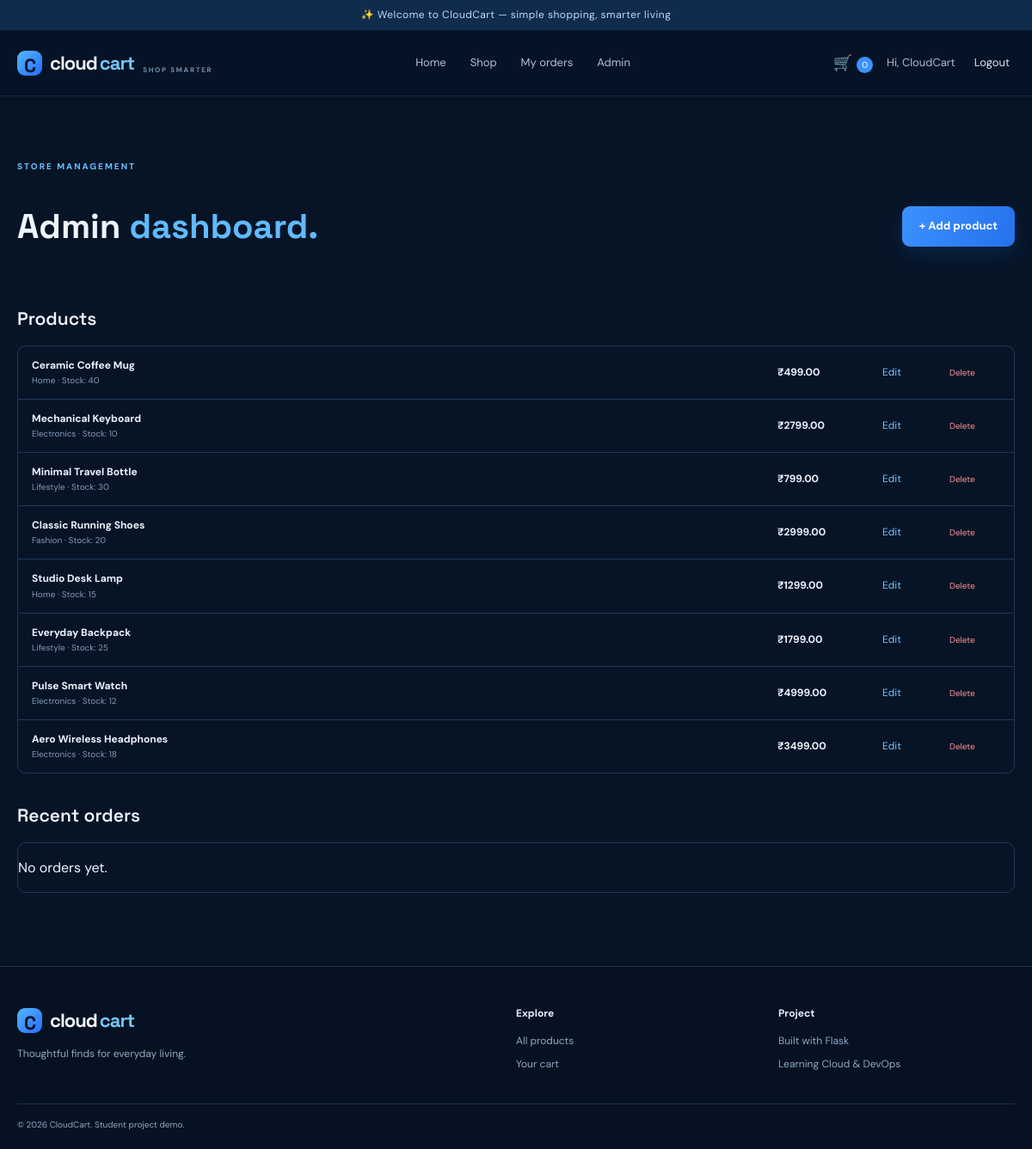
The page /admin (signed in) on the database its author committed.
### app.py (models this page shows, shortened)
class User(UserMixin, db.Model):
    id = db.Column(db.Integer, primary_key=True)
    name = db.Column(db.String(100), nullable=False)
    email = db.Column(db.String(150), unique=True, nullable=False)
    password_hash = db.Column(db.String(255), nullable=False)
    is_admin = db.Column(db.Boolean, default=False)
    orders = db.relationship("Order", backref="customer", lazy=True)

class Product(db.Model):
    id = db.Column(db.Integer, primary_key=True)
    name = db.Column(db.String(150), nullable=False)
    description = db.Column(db.Text, nullable=False)
    price = db.Column(db.Float, nullable=False)
    category = db.Column(db.String(80), nullable=False)
    image_url = db.Column(db.String(500), nullable=False)
    stock = db.Column(db.Integer, default=20)
    featured = db.Column(db.Boolean, default=False)

### app.py (the view)
@app.route("/admin")
@admin_required
def admin():
    return render_template("admin.html", products=Product.query.order_by(Product.id.desc()).all(),
                           orders=Order.query.order_by(Order.created_at.desc()).limit(10).all())

### app.py (called while the page is built, shortened)
@login_manager.user_loader
def load_user(user_id):
    return db.session.get(User, int(user_id))

def get_cart_items():
    cart = session.get("cart", {})
    items, total, count = [], 0, 0
    return items, total, count

@app.context_processor
def inject_cart_count():
    _, _, count = get_cart_items()
    return {"cart_count": count}

def admin_required(view):
    @wraps(view)
    @login_required
    def wrapped(*args, **kwargs):
        if not current_user.is_admin:
            abort(403)
        return view(*args, **kwargs)
    return wrapped

### templates/admin.html
{% extends "base.html" %}{% block title %}Admin{% endblock %}
{% block content %}<section class="container content-page"><span class="eyebrow">STORE MANAGEMENT</span><div class="admin-heading"><h1>Admin <span>dashboard.</span></h1><a class="btn" href="{{ url_for('new_product') }}">+ Add product</a></div><h2>Products</h2><div class="admin-table">{% for product in products %}<div class="admin-row"><div><strong>{{ product.name }}</strong><small>{{ product.category }} · Stock: {{ product.stock }}</small></div><strong>₹{{ '%.2f'|format(product.price) }}</strong><a href="{{ url_for('edit_product', product_id=product.id) }}">Edit</a><form method="post" action="{{ url_for('delete_product', product_id=product.id) }}" onsubmit="return confirm('Delete this product?')"><button class="remove-button">Delete</button></form></div>{% endfor %}</div><h2 class="admin-orders-title">Recent orders</h2><div class="admin-table">{% for order in orders %}<div class="admin-row"><div><strong>Order #{{ order.id }} · {{ order.customer.name }}</strong><small>{{ order.created_at.strftime('%d %b %Y') }}</small></div><strong>₹{{ '%.2f'|format(order.total) }}</strong><span class="status-pill">{{ order.status }}</span></div>{% else %}<p>No orders yet.</p>{% endfor %}</div></section>{% endblock %}

### templates/base.html (shortened to what this page needs)
<!doctype html>
<html lang="en">
<head>
  <link rel="stylesheet" href="{{ url_for('static', filename='css/style.css') }}">
</head>
<body>
  <div class="announcement">✨ Welcome to CloudCart — simple shopping, smarter living</div>
  <header class="site-header">
    <div class="container nav-wrap">
      <a class="brand" href="{{ url_for('home') }}"><span class="brand-mark">C</span>cloud<span>cart</span><small>SHOP SMARTER</small></a>
      <nav class="main-nav">
        <a href="{{ url_for('home') }}">Home</a>
        <a href="{{ url_for('products') }}">Shop</a>
        {% if current_user.is_authenticated %}
          <a href="{{ url_for('orders') }}">My orders</a>
          {% if current_user.is_admin %}<a href="{{ url_for('admin') }}">Admin</a>{% endif %}
        {% endif %}
      </nav>
      <div class="nav-actions">
        <a class="icon-link" href="{{ url_for('cart') }}" aria-label="Shopping cart">🛒 <span class="cart-count">{{ cart_count }}</span></a>
        {% if current_user.is_authenticated %}
          <span class="welcome-user">Hi, {{ current_user.name.split(' ')[0] }}</span>
          <form action="{{ url_for('logout') }}" method="post" class="inline-form"><button class="nav-login" type="submit">Logout</button></form>
        {% else %}
          <a class="nav-login" href="{{ url_for('login') }}">Login</a>
          <a class="btn btn-small" href="{{ url_for('register') }}">Sign up</a>
        {% endif %}
      </div>
    </div>
  </header>
  <main>
    <div class="container flash-wrap">
    </div>
    {% block content %}{% endblock %}
  </main>
  <footer class="footer">
    <div class="container footer-grid">
      <div><a class="brand footer-brand" href="{{ url_for('home') }}"><span class="brand-mark">C</span>cloud<span>cart</span></a><p>Thoughtful finds for everyday living.</p></div>
      <div><h4>Explore</h4><a href="{{ url_for('products') }}">All products</a><a href="{{ url_for('cart') }}">Your cart</a></div>
      <div><h4>Project</h4><span>Built with Flask</span><span>Learning Cloud & DevOps</span></div>
    </div>
    <div class="container footer-bottom">© 2026 CloudCart. Student project demo.</div>
  </footer>
</body>
</html>

### static/css/style.css (style rules this page uses)
:root { --bg:#071426;--panel:#0d2038;--panel2:#102944;--line:#1d3857;--text:#eef5ff;--muted:#91a7c2;--blue:#3c91ff;--cyan:#66c9ff;--white:#fff;--green:#63d6ad;--danger:#ff8585;--shadow:0 24px 70px rgba(0,0,0,.25) }
* { box-sizing:border-box }
html { scroll-behavior:smooth }
body { margin:0;background:var(--bg);color:var(--text);font-family:"DM Sans",sans-serif;line-height:1.6 }
a { color:inherit;text-decoration:none }
button,input,textarea { font:inherit }
.container { width:min(1160px,calc(100% - 40px));margin:auto }
.announcement { text-align:center;background:#102c4d;color:#b9ddff;font-size:12px;letter-spacing:.04em;padding:8px 15px }
.site-header { position:sticky;top:0;z-index:20;background:rgba(7,20,38,.92);backdrop-filter:blur(18px);border-bottom:1px solid rgba(130,175,220,.12) }
.nav-wrap { min-height:76px;display:flex;align-items:center;gap:36px }
.brand { font-family:"Space Grotesk",sans-serif;font-size:22px;font-weight:700;letter-spacing:-1px;display:flex;align-items:center;gap:3px;white-space:nowrap }
.brand>span:last-of-type { color:#75c7ff }
.brand small { font:700 8px "DM Sans";letter-spacing:1.7px;color:#7891ae;align-self:flex-end;margin:0 0 5px 7px }
.brand-mark { width:29px;height:29px;display:grid;place-items:center;border-radius:9px;background:linear-gradient(135deg,#52b9ff,#286bff);color:#06152a;margin-right:6px }
.main-nav { display:flex;gap:28px;margin:auto;color:#b0c2d8;font-size:13px }
.nav-actions { display:flex;align-items:center;gap:16px;font-size:13px }
.icon-link { font-size:18px }
.cart-count { display:inline-grid;place-items:center;background:var(--blue);color:#fff;border-radius:50%;width:19px;height:19px;font-size:10px }
.nav-login { background:none;border:0;color:#d9e8f8;cursor:pointer }
.inline-form { display:inline }
.welcome-user { color:#a8bdd4 }
.btn { display:inline-flex;justify-content:center;align-items:center;gap:14px;padding:13px 20px;border:0;border-radius:9px;background:linear-gradient(110deg,#3c91ff,#2671ed);color:#fff;font-weight:700;font-size:13px;cursor:pointer;box-shadow:0 8px 25px #1465d333;transition:.2s }
.eyebrow { font-size:10px;font-weight:800;letter-spacing:2px;color:#66bfff }
.hero h1 span,.section-heading h2 span,.page-banner h1 span,.content-page h1 span,.detail-copy h1 span,.auth-card h1 span { color:#60baff }
.footer { border-top:1px solid #1b344f;background:#061222;padding:45px 0 20px;color:#91a7c2 }
.footer-grid { display:grid;grid-template-columns:2fr 1fr 1fr;gap:30px }
.footer-grid>div { display:flex;flex-direction:column;gap:8px;font-size:12px }
.footer-grid p { margin:4px 0 }
.footer-grid h4 { color:#e5f1ff;margin:0 0 5px }
.footer-brand { color:#fff }
.footer-bottom { border-top:1px solid #1b344f;margin-top:35px;padding-top:16px;font-size:10px }
.flash-wrap { padding-top:12px }
.content-page { padding-top:55px;padding-bottom:85px;min-height:55vh }
.remove-button { background:none;border:0;color:#ff9292;font-size:10px;cursor:pointer }
.admin-heading { display:flex;justify-content:space-between;align-items:center }
.admin-heading h1 { font:700 40px "Space Grotesk" }
.content-page>h2,.admin-orders-title { font:600 21px "Space Grotesk";margin-top:35px }
.admin-table { border:1px solid var(--line);border-radius:10px;overflow:hidden }
.admin-row { display:grid;grid-template-columns:1fr 110px 60px 65px;align-items:center;gap:12px;padding:13px 16px;border-bottom:1px solid var(--line);font-size:12px }
.admin-row:last-child { border:0 }
.admin-row>div { display:flex;flex-direction:column }
.admin-row small { color:#819bb7;font-size:10px }
.admin-row a { color:#78c4ff }

### rows shown on the page
User: name "CloudCart"
Product: name "Ceramic Coffee Mug", category "Home", stock "40", price "499.00"
Product: name "Mechanical Keyboard", category "Electronics", stock "10", price "2799.00"
Product: name "Minimal Travel Bottle", category "Lifestyle", stock "30", price "799.00"
Product: name "Classic Running Shoes", category "Fashion", stock "20", price "2999.00"
Product: name "Studio Desk Lamp", category "Home", stock "15", price "1299.00"
Product: name "Everyday Backpack", category "Lifestyle", stock "25", price "1799.00"
Product: name "Pulse Smart Watch", category "Electronics", stock "12", price "4999.00"
Product: name "Aero Wireless Headphones", category "Electronics", stock "18", price "3499.00"

### other values the page prints
{{ cart_count }} "0"
